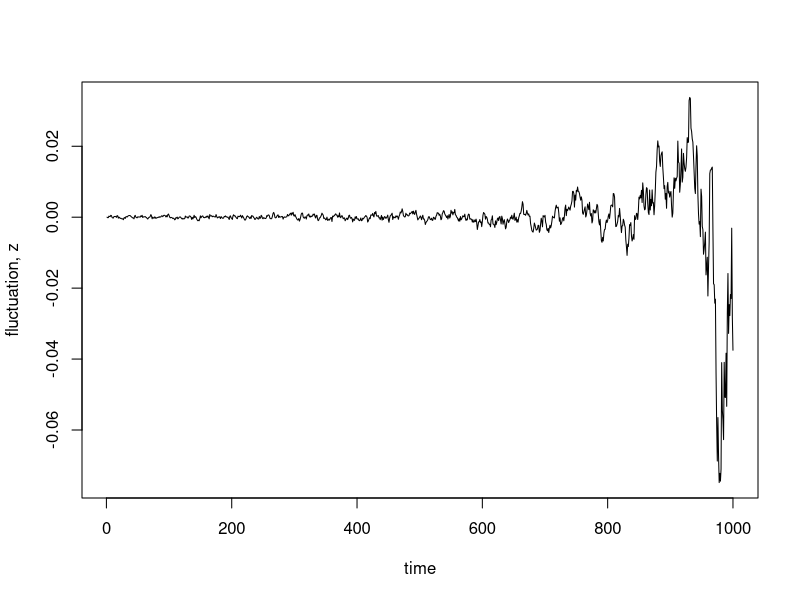

Reproduce this figure in R.
## ---- chunk 1
set.seed(123)
nobs <- 1000
ts <- numeric(nobs)
ts[1] <- 0
beta <- 0.5
gamma <- 1
eta <- 1e-4
delta_beta <- (gamma - beta) / nobs
quadratic_formula <- function(a, b, c){
  (-b - sqrt(b^2 - 4 * a * c)) / (2 * a)
}
for (t in seq(2, nobs)){
  beta <- beta + delta_beta
  I <- quadratic_formula(-beta, beta - eta - gamma, eta)
  a <- -(beta - 2 * beta * I - eta - gamma)
  b <- sqrt(beta * I * (1 - I) + eta * (1 - I) + gamma * I)
  tau <- 1
  phi <- exp(-a * tau)
  sigma <- (1 - exp(-a * 2 * tau)) * b ^ 2 / (2 * a)
  ts[t] <- phi * ts[t - 1] + sigma * rnorm(1)
}
## ---- chunk 2
plot(ts, xlab="time", ylab="fluctuation, z", type="l")
